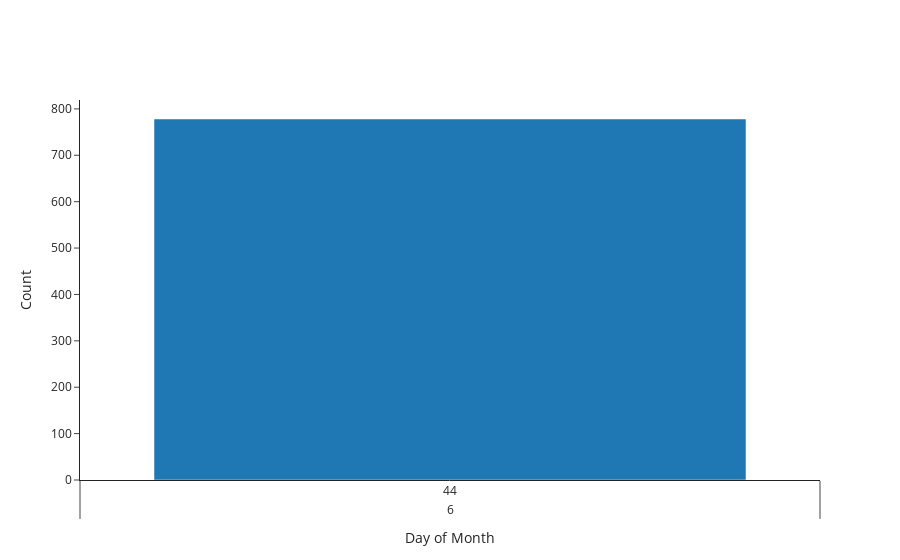

The cell this chart's notebook holds for it:
### Code cell
df = sdf_week_Umsatz.toPandas()
fig = go.Figure()
fig.update_layout(
    template="simple_white",
    xaxis=dict(title_text="Day of Month"),
    yaxis=dict(title_text="Count"),
    barmode="stack",
)

fig.add_trace(
        go.Bar(x=[df.dayofweek, df.weekofyear], y=df.Turnover),
    )
fig

### Figure 1 — Plotly figure (JSON) as saved in the notebook; plotly's stock layout.template omitted (floating-point values rounded to 4 significant figures)
{"data": [{"type": "bar", "x": [[6], [44]], "y": [778.2]}], "layout": {"barmode": "stack", "xaxis": {"title": {"text": "Day of Month"}}, "yaxis": {"title": {"text": "Count"}}}}
